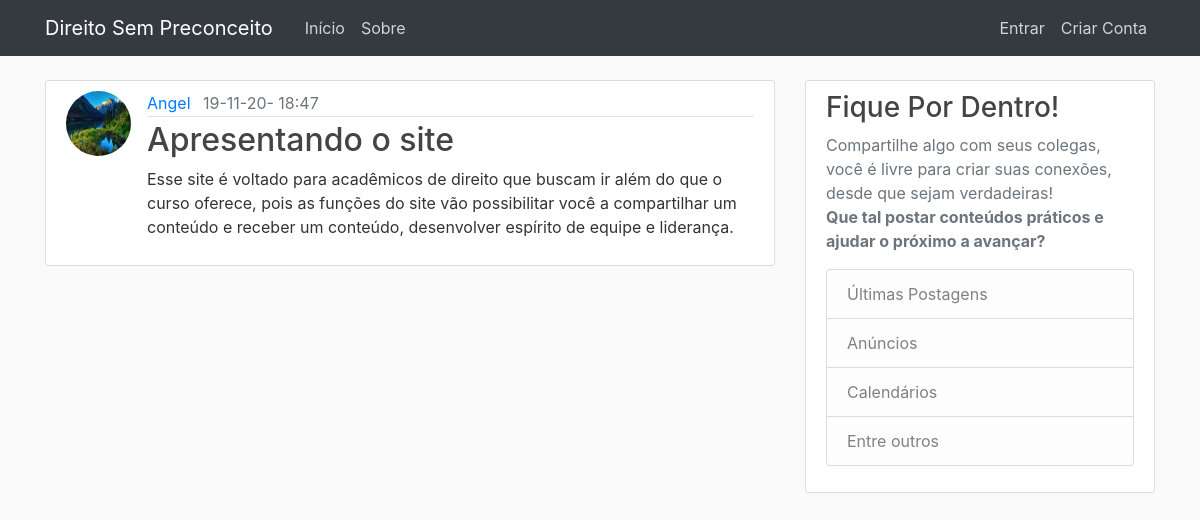
The page /post/5 on the database its author committed.
### application/models.py (models this page shows, shortened)
class User(db.Model, UserMixin):
    id = db.Column(db.Integer, primary_key=True)
    username = db.Column(db.String(20), unique=True, nullable=False)
    email = db.Column(db.String(120), unique=True, nullable=False)
    image_file = db.Column(db.String(20), nullable=False,
                           default='default.jpg')
    password = db.Column(db.String(60), nullable=False)
    posts = db.relationship('Post', backref='author', lazy=True)

class Post(db.Model):
    id = db.Column(db.Integer, primary_key=True)
    title = db.Column(db.String(100), nullable=False)
    date_posted = db.Column(db.DateTime, nullable=False,
                            default=datetime.now)
    content = db.Column(db.Text, nullable=False)
    user_id = db.Column(db.Integer, db.ForeignKey('user.id'), nullable=False)

### application/routes.py (the view)
@app.route("/post/<int:post_id>")
def post(post_id):
    post = Post.query.get_or_404(post_id)
    return render_template('post.html', title=post.title, post=post)

### application/templates/post.html (shortened to what this page needs)
{%extends "layout.html"%}
{%block content%}
  <article class="media content-section">
    <img class="rounded-circle article-img" src="{{ url_for('static', filename='profile_pics/' + post.author.image_file) }}">
    <div class="media-body">
      <div class="article-metadata">
        <a class="mr-2" href="{{ url_for('user_posts', username=post.author.username) }}">{{ post.author.username }}</a>
        <deletesmall class="text-muted">{{ post.date_posted.strftime('%d-%m-%y- %H:%M') }}</small>
      </div>
      <h2 class="article-title">{{ post.title }}</h2>
      <p class="article-content">{{ post.content }}</p>
    </div>
  </article>
{%endblock%}

### application/static/main.css (style rules this page uses)
body { background: #fafafa; color: #333333; margin-top: 5rem; }
h1, h2, h3, h4, h5, h6 { color: #444444; }
.content-section { background: #ffffff; padding: 10px 20px; border: 1px solid #dddddd; border-radius: 3px; margin-bottom: 20px; }
.article-title { color: #444444; }
.article-content { white-space: pre-line; }
.article-img { height: 65px; width: 65px; margin-right: 16px; }
.article-metadata { padding-bottom: 1px; margin-bottom: 4px; border-bottom: 1px solid #e3e3e3 }

### rows shown on the page
User: image_file (picture), author.username "Angel"
Post: date_posted "19-11-20- 18:47", title "Apresentando o site", content "Esse site é voltado para acadêmicos de direito que buscam ir além do que o curso oferece, pois as funções do site vão possibilitar você a compartilhar um conteúdo e receber um conteúdo, desenvolver espírito de equipe e liderança."
